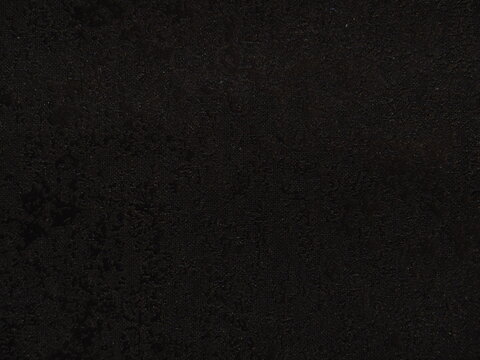
#> input picture black.png, 480 x 360 px; the run also reads 1 picture not shown here
$ jupyter execute swap_image.ipynb
#> lines starting #> are read from the running program, lines starting #| are printed output that depends on the picture; after the words box and inside, x2 and y2 are one past the last pixel; in counts of white or black regions, pixels touching at a corner belong together
[cell 1]
import cv2

[cell 2]
white = cv2.imread("white.jpg")

[cell 3]
white.shape
#> Out = (480, 640, 3)

[cell 4]
black = cv2.imread("black.png")
#> black is the input picture: shape (360, 480, 3); mean B, G, R 17.2, 18.7, 20.6

[cell 5]
black.shape
#> Out = (360, 480, 3)

[cell 6]
cv2.imshow("maskspider",white)
cv2.imshow("unmask",black)
cv2.waitKey()
cv2.destroyAllWindows()

[cell 7]
crop_spider = white[0:100,100:180]
#> crop_spider: shape (100, 80, 3); every value is 255
black[0:100,100:180] = crop_spider
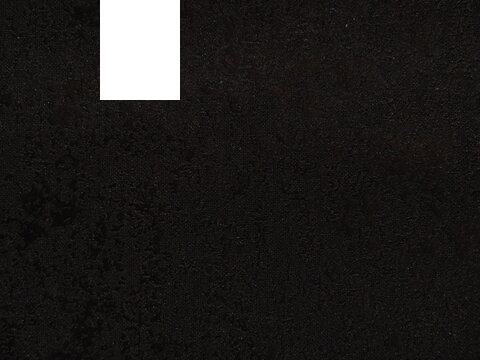
#> black: shape (360, 480, 3); 4.63% of pixels changed, all inside (x1, y1, x2, y2) = (100, 0, 180, 100)
cv2.imshow("swaping",black)
cv2.waitKey()
cv2.destroyAllWindows()

[cell 8]
black = cv2.imread("black.png")
black2 = black[0:100,100:180]
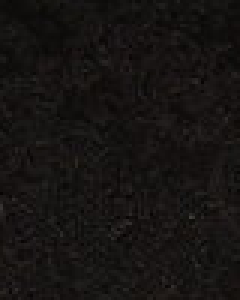
#> black2: shape (100, 80, 3) (shown 3 times larger); mean B, G, R 18.2, 19.7, 22.4
white[0:100,100:180]=black2
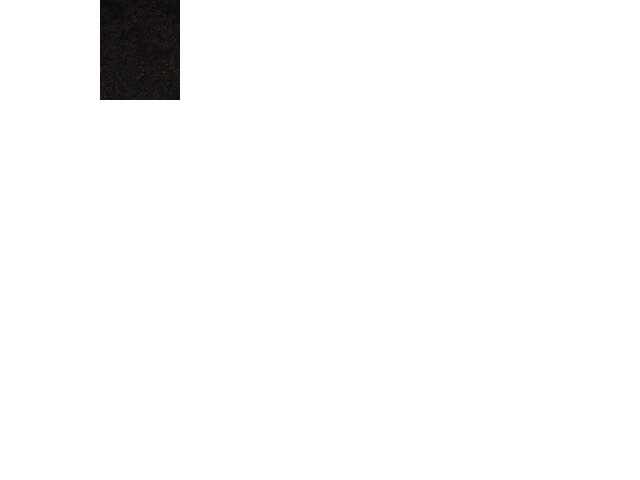
#> white: shape (480, 640, 3); mean B, G, R 248.8, 248.9, 248.9
cv2.imshow("swapimg",white)

cv2.waitKey()
cv2.destroyAllWindows()
